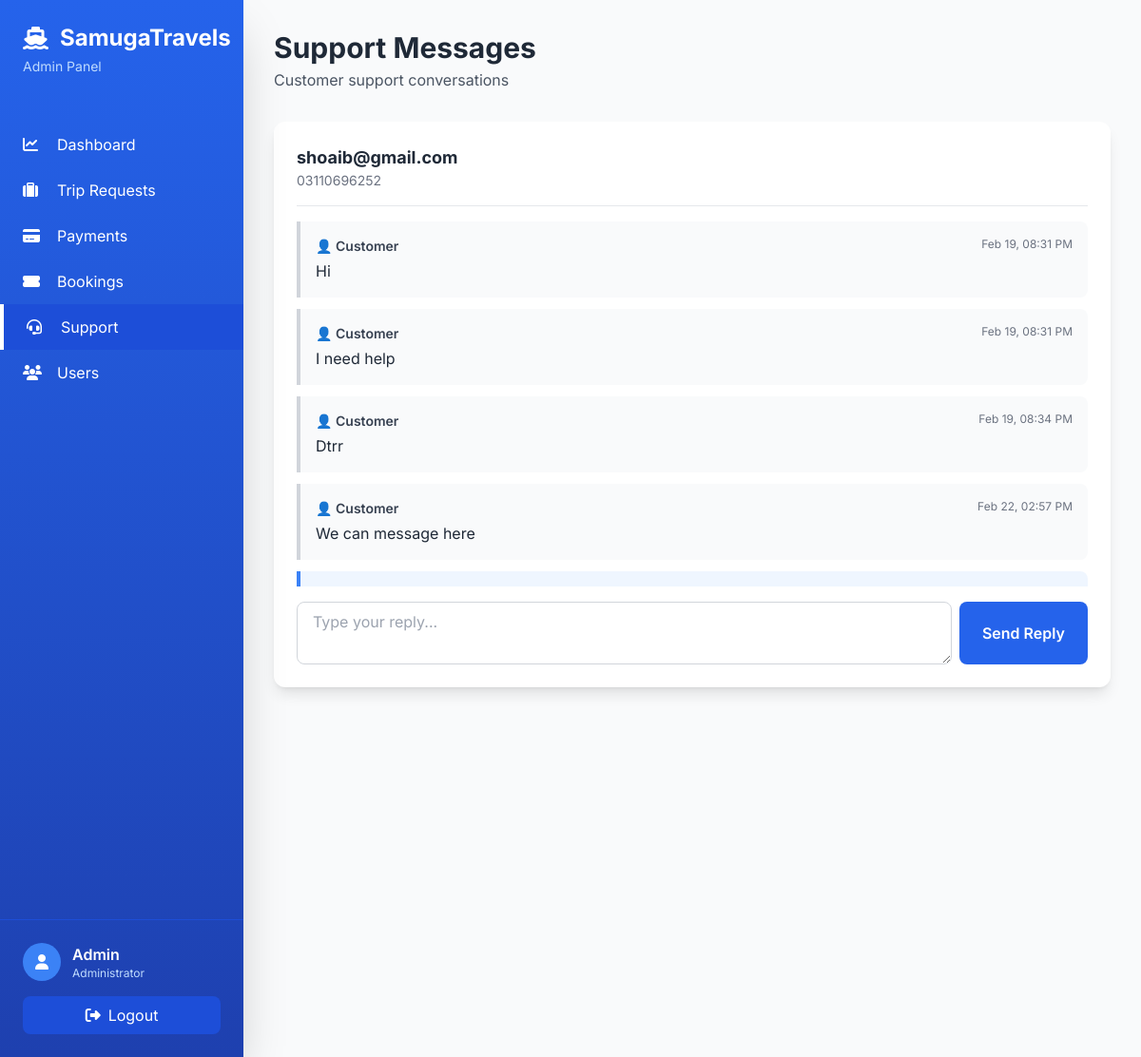
The app's page /api/admin-panel/support/ (signed in) with its own data.
### api/models.py (models this page shows, shortened)
class User(AbstractUser):
    phone_number = models.CharField(max_length=20, unique=True, null=True, blank=True)
    otp = models.CharField(max_length=6, null=True, blank=True)
    otp_created_at = models.DateTimeField(null=True, blank=True)
    is_admin = models.BooleanField(default=False)
    profile_image = models.ImageField(upload_to='profile_images/', null=True, blank=True)

class SupportMessage(models.Model):
    id = models.UUIDField(primary_key=True, default=uuid.uuid4, editable=False)
    user = models.ForeignKey(User, on_delete=models.CASCADE, related_name='support_messages')
    message = models.TextField()
    is_admin_reply = models.BooleanField(default=False)
    created_at = models.DateTimeField(auto_now_add=True)
    read = models.BooleanField(default=False)
    class Meta:
        ordering = ['created_at']

### api/admin_views.py (the view)
# urls.py: path('admin-panel/support/', support_messages, name='admin_support'),
@login_required
@user_passes_test(is_admin)
def support_messages(request):
    conversations = []
    users_with_messages = User.objects.filter(support_messages__isnull=False).distinct()
    for user in users_with_messages:
        messages_list = SupportMessage.objects.filter(user=user).order_by('created_at')
        unread_count = messages_list.filter(is_admin_reply=False, read=False).count()
        conversations.append({
            'user': user,
            'messages': messages_list,
            'unread_count': unread_count,
            'last_message': messages_list.last()
        })
    context = {
        'conversations': conversations,
    }
    return render(request, 'admin_panel/support.html', context)

### api/admin_views.py (called while the page is built)
def is_admin(user):
    return user.is_authenticated and user.is_admin

### api/templates/admin_panel/support.html (shortened to what this page needs)
{% extends 'admin_panel/base.html' %}
{% block page_title %}Support Messages{% endblock %}
{% block page_subtitle %}Customer support conversations{% endblock %}
{% block content %}
<div class="grid grid-cols-1 gap-4 sm:gap-6">
    {% for conversation in conversations %}
    <div class="bg-white rounded-xl shadow-lg p-4 sm:p-6">
        <div class="flex items-center justify-between mb-4 pb-4 border-b border-gray-200 flex-wrap gap-2">
            <div>
                <h3 class="text-base sm:text-lg font-bold text-gray-800">{{ conversation.user.email }}</h3>
                <p class="text-xs sm:text-sm text-gray-500">{{ conversation.user.phone_number|default:"No phone" }}</p>
            </div>
        </div>
        <div class="space-y-3 mb-4 max-h-96 overflow-y-auto">
            {% for message in conversation.messages %}
            <div class="{% if message.is_admin_reply %}bg-blue-50 border-l-4 border-blue-500{% else %}bg-gray-50 border-l-4 border-gray-300{% endif %} p-4 rounded-r-lg">
                <div class="flex items-start justify-between">
                    <div class="flex-1">
                        <p class="text-sm font-semibold text-gray-700 mb-1">
                            {% if message.is_admin_reply %}
                            🔵 Admin Reply
                            {% else %}
                            👤 Customer
                            {% endif %}
                        </p>
                        <p class="text-gray-800">{{ message.message }}</p>
                    </div>
                    <span class="text-xs text-gray-500 ml-4">
                        {{ message.created_at|date:"M d, h:i A" }}
                    </span>
                </div>
            </div>
            {% endfor %}
        </div>
        <form method="POST" action="{% url 'admin_support_reply' conversation.user.id %}" class="mt-4">
            <div class="flex flex-col sm:flex-row gap-2">
                <textarea
                    name="message"
                    rows="2"
                    required
                    class="flex-1 border border-gray-300 rounded-lg px-3 sm:px-4 py-2 focus:ring-2 focus:ring-blue-500 focus:border-blue-500 text-sm sm:text-base"
                    placeholder="Type your reply..."
                ></textarea>
                <button
                    type="submit"
                    class="bg-blue-600 hover:bg-blue-700 text-white px-4 sm:px-6 py-2 rounded-lg transition font-semibold text-sm sm:text-base whitespace-nowrap"
                >
                    Send Reply
                </button>
            </div>
        </form>
    </div>
    {% empty %}
    <div class="bg-white rounded-xl shadow-lg p-8 sm:p-12 text-center">
        <p class="text-gray-500 text-base sm:text-lg">No support messages yet</p>
    </div>
    {% endfor %}
</div>
{% endblock %}

### api/templates/admin_panel/base.html (shortened to what this page needs)
<!DOCTYPE html>
<html lang="en">
<head>
    <script src="https://cdn.tailwindcss.com"></script>
    <link rel="stylesheet" href="https://cdnjs.cloudflare.com/ajax/libs/font-awesome/6.4.0/css/all.min.css">
</head>
<body class="bg-gray-50">
    <div id="sidebar" class="fixed inset-y-0 left-0 w-64 bg-gradient-to-b from-blue-600 to-blue-800 text-white shadow-2xl z-50 transform -translate-x-full lg:translate-x-0 transition-transform duration-300">
        <div class="p-6">
            <h1 class="text-2xl font-bold flex items-center">
                <i class="fas fa-ship mr-3"></i>
                SamugaTravels
            </h1>
            <p class="text-blue-200 text-sm mt-1">Admin Panel</p>
        </div>
        <nav class="mt-6">
            <a href="{% url 'admin_dashboard' %}" class="flex items-center px-6 py-3 hover:bg-blue-700 transition {% if request.resolver_match.url_name == 'admin_dashboard' %}bg-blue-700 border-l-4 border-white{% endif %}">
                <i class="fas fa-chart-line w-6"></i>
                <span class="ml-3">Dashboard</span>
            </a>
            <a href="{% url 'admin_trip_requests' %}" class="flex items-center px-6 py-3 hover:bg-blue-700 transition {% if 'trip' in request.resolver_match.url_name %}bg-blue-700 border-l-4 border-white{% endif %}">
                <i class="fas fa-suitcase w-6"></i>
                <span class="ml-3">Trip Requests</span>
            </a>
            <a href="{% url 'admin_payments' %}" class="flex items-center px-6 py-3 hover:bg-blue-700 transition {% if 'payment' in request.resolver_match.url_name %}bg-blue-700 border-l-4 border-white{% endif %}">
                <i class="fas fa-credit-card w-6"></i>
                <span class="ml-3">Payments</span>
            </a>
            <a href="{% url 'admin_bookings' %}" class="flex items-center px-6 py-3 hover:bg-blue-700 transition {% if 'booking' in request.resolver_match.url_name %}bg-blue-700 border-l-4 border-white{% endif %}">
                <i class="fas fa-ticket-alt w-6"></i>
                <span class="ml-3">Bookings</span>
            </a>
            <a href="{% url 'admin_support' %}" class="flex items-center px-6 py-3 hover:bg-blue-700 transition {% if 'support' in request.resolver_match.url_name %}bg-blue-700 border-l-4 border-white{% endif %}">
                <i class="fas fa-headset w-6"></i>
                <span class="ml-3">Support</span>
            </a>
            <a href="{% url 'admin_users' %}" class="flex items-center px-6 py-3 hover:bg-blue-700 transition {% if 'user' in request.resolver_match.url_name %}bg-blue-700 border-l-4 border-white{% endif %}">
                <i class="fas fa-users w-6"></i>
                <span class="ml-3">Users</span>
            </a>
        </nav>
        <div class="absolute bottom-0 w-full p-6 border-t border-blue-700">
            <div class="flex items-center">
                <div class="w-10 h-10 rounded-full bg-blue-500 flex items-center justify-center">
                    <i class="fas fa-user"></i>
                </div>
                <div class="ml-3">
                    <p class="font-semibold">{{ request.user.first_name|default:request.user.username }}</p>
                    <p class="text-xs text-blue-200">Administrator</p>
                </div>
            </div>
            <a href="{% url 'admin_logout' %}" class="mt-4 block text-center py-2 bg-blue-700 hover:bg-blue-600 rounded-lg transition">
                <i class="fas fa-sign-out-alt mr-2"></i>Logout
            </a>
        </div>
    </div>
    <div class="lg:ml-64 p-4 sm:p-6 md:p-8 pt-16 lg:pt-8">
        <div class="mb-6 sm:mb-8">
            <h2 class="text-2xl sm:text-3xl font-bold text-gray-800">{% block page_title %}Dashboard{% endblock %}</h2>
            <p class="text-sm sm:text-base text-gray-600 mt-1">{% block page_subtitle %}Welcome to your admin panel{% endblock %}</p>
        </div>
        {% block content %}{% endblock %}
    </div>
</body>
</html>

### api/templates/admin_panel/base.html (style rules this page uses)
body { font-family: 'Inter', sans-serif; }

### records on screen
User: user.first_name "Admin"
User: user.email "shoaib@gmail.com", user.phone_number "03110696252"
SupportMessage: is_admin_reply "👤 Customer", message "Hi", created_at "Feb 19, 08:31 PM"
SupportMessage: is_admin_reply "👤 Customer", message "I need help", created_at "Feb 19, 08:31 PM"
SupportMessage: is_admin_reply "👤 Customer", message "Dtrr", created_at "Feb 19, 08:34 PM"
SupportMessage: is_admin_reply "👤 Customer", message "We can message here", created_at "Feb 22, 02:57 PM"
